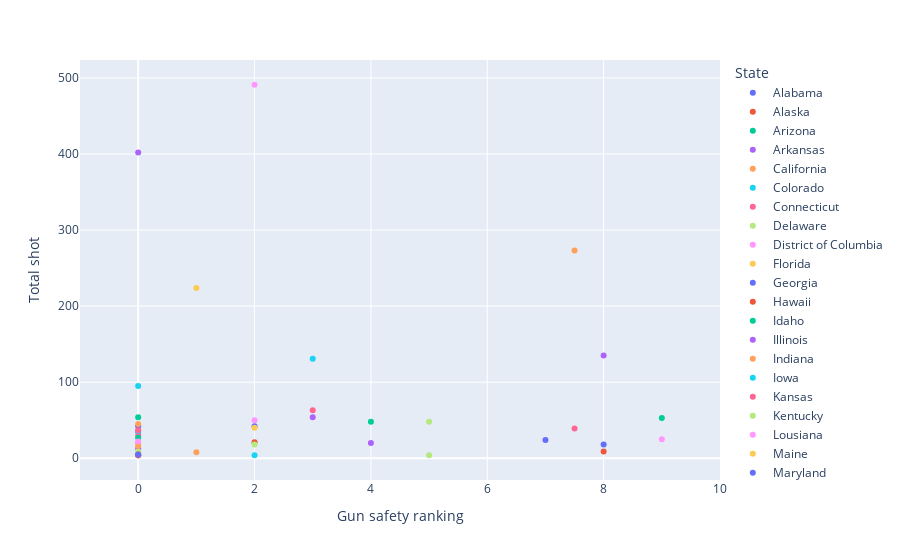

Notebook cell for this chart:
### Code cell
# Plot the scatterplot with plotly
fig = px.scatter(clean_df, x="Gun safety ranking", y="Total shot", color="State", trendline="ols")
fig.update_layout(xaxis_range=[-1,10])

# Show the plot
fig.show()

### Figure 1 — Plotly figure (JSON) as saved in the notebook; plotly's stock layout.template omitted (floating-point values rounded to 4 significant figures)
{"data": [{"hovertemplate": "State=Alabama<br>Gun safety ranking=%{x}<br>Total shot=%{y}<extra></extra>", "legendgroup": "Alabama", "marker": {"color": "#636efa", "symbol": "circle"}, "mode": "markers", "name": "Alabama", "orientation": "v", "showlegend": true, "type": "scatter", "x": [0], "xaxis": "x", "y": [35], "yaxis": "y"}, {"hovertemplate": "State=Alabama<extra></extra>", "legendgroup": "Alabama", "marker": {"color": "#636efa", "symbol": "circle"}, "mode": "lines", "name": "Alabama", "showlegend": false, "type": "scatter", "xaxis": "x", "yaxis": "y"}, {"hovertemplate": "State=Alaska<br>Gun safety ranking=%{x}<br>Total shot=%{y}<extra></extra>", "legendgroup": "Alaska", "marker": {"color": "#EF553B", "symbol": "circle"}, "mode": "markers", "name": "Alaska", "orientation": "v", "showlegend": true, "type": "scatter", "x": [0], "xaxis": "x", "y": [4], "yaxis": "y"}, {"hovertemplate": "State=Alaska<extra></extra>", "legendgroup": "Alaska", "marker": {"color": "#EF553B", "symbol": "circle"}, "mode": "lines", "name": "Alaska", "showlegend": false, "type": "scatter", "xaxis": "x", "yaxis": "y"}, {"hovertemplate": "State=Arizona<br>Gun safety ranking=%{x}<br>Total shot=%{y}<extra></extra>", "legendgroup": "Arizona", "marker": {"color": "#00cc96", "symbol": "circle"}, "mode": "markers", "name": "Arizona", "orientation": "v", "showlegend": true, "type": "scatter", "x": [0], "xaxis": "x", "y": [54], "yaxis": "y"}, {"hovertemplate": "State=Arizona<extra></extra>", "legendgroup": "Arizona", "marker": {"color": "#00cc96", "symbol": "circle"}, "mode": "lines", "name": "Arizona", "showlegend": false, "type": "scatter", "xaxis": "x", "yaxis": "y"}, {"hovertemplate": "State=Arkansas<br>Gun safety ranking=%{x}<br>Total shot=%{y}<extra></extra>", "legendgroup": "Arkansas", "marker": {"color": "#ab63fa", "symbol": "circle"}, "mode": "markers", "name": "Arkansas", "orientation": "v", "showlegend": true, "type": "scatter", "x": [0], "xaxis": "x", "y": [13], "yaxis": "y"}, {"hovertemplate": "State=Arkansas<extra></extra>", "legendgroup": "Arkansas", "marker": {"color": "#ab63fa", "symbol": "circle"}, "mode": "lines", "name": "Arkansas", "showlegend": false, "type": "scatter", "xaxis": "x", "yaxis": "y"}, {"hovertemplate": "State=California<br>Gun safety ranking=%{x}<br>Total shot=%{y}<extra></extra>", "legendgroup": "California", "marker": {"color": "#FFA15A", "symbol": "circle"}, "mode": "markers", "name": "California", "orientation": "v", "showlegend": true, "type": "scatter", "x": [7.5], "xaxis": "x", "y": [273], "yaxis": "y"}, {"hovertemplate": "State=California<extra></extra>", "legendgroup": "California", "marker": {"color": "#FFA15A", "symbol": "circle"}, "mode": "lines", "name": "California", "showlegend": false, "type": "scatter", "xaxis": "x", "yaxis": "y"}, {"hovertemplate": "State=Colorado<br>Gun safety ranking=%{x}<br>Total shot=%{y}<extra></extra>", "legendgroup": "Colorado", "marker": {"color": "#19d3f3", "symbol": "circle"}, "mode": "markers", "name": "Colorado", "orientation": "v", "showlegend": true, "type": "scatter", "x": [3], "xaxis": "x", "y": [131], "yaxis": "y"}, {"hovertemplate": "State=Colorado<extra></extra>", "legendgroup": "Colorado", "marker": {"color": "#19d3f3", "symbol": "circle"}, "mode": "lines", "name": "Colorado", "showlegend": false, "type": "scatter", "xaxis": "x", "yaxis": "y"}, {"hovertemplate": "State=Connecticut<br>Gun safety ranking=%{x}<br>Total shot=%{y}<extra></extra>", "legendgroup": "Connecticut", "marker": {"color": "#FF6692", "symbol": "circle"}, "mode": "markers", "name": "Connecticut", "orientation": "v", "showlegend": true, "type": "scatter", "x": [7.5], "xaxis": "x", "y": [39], "yaxis": "y"}, {"hovertemplate": "State=Connecticut<extra></extra>", "legendgroup": "Connecticut", "marker": {"color": "#FF6692", "symbol": "circle"}, "mode": "lines", "name": "Connecticut", "showlegend": false, "type": "scatter", "xaxis": "x", "yaxis": "y"}, {"hovertemplate": "State=Delaware<br>Gun safety ranking=%{x}<br>Total shot=%{y}<extra></extra>", "legendgroup": "Delaware", "marker": {"color": "#B6E880", "symbol": "circle"}, "mode": "markers", "name": "Delaware", "orientation": "v", "showlegend": true, "type": "scatter", "x": [5], "xaxis": "x", "y": [4], "yaxis": "y"}, {"hovertemplate": "State=Delaware<extra></extra>", "legendgroup": "Delaware", "marker": {"color": "#B6E880", "symbol": "circle"}, "mode": "lines", "name": "Delaware", "showlegend": false, "type": "scatter", "xaxis": "x", "yaxis": "y"}, {"hovertemplate": "State=District of Columbia<br>Gun safety ranking=%{x}<br>Total shot=%{y}<extra></extra>", "legendgroup": "District of Columbia", "marker": {"color": "#FF97FF", "symbol": "circle"}, "mode": "markers", "name": "District of Columbia", "orientation": "v", "showlegend": true, "type": "scatter", "x": [9], "xaxis": "x", "y": [25], "yaxis": "y"}, {"hovertemplate": "State=District of Columbia<extra></extra>", "legendgroup": "District of Columbia", "marker": {"color": "#FF97FF", "symbol": "circle"}, "mode": "lines", "name": "District of Columbia", "showlegend": false, "type": "scatter", "xaxis": "x", "yaxis": "y"}, {"hovertemplate": "State=Florida<br>Gun safety ranking=%{x}<br>Total shot=%{y}<extra></extra>", "legendgroup": "Florida", "marker": {"color": "#FECB52", "symbol": "circle"}, "mode": "markers", "name": "Florida", "orientation": "v", "showlegend": true, "type": "scatter", "x": [1], "xaxis": "x", "y": [224], "yaxis": "y"}, {"hovertemplate": "State=Florida<extra></extra>", "legendgroup": "Florida", "marker": {"color": "#FECB52", "symbol": "circle"}, "mode": "lines", "name": "Florida", "showlegend": false, "type": "scatter", "xaxis": "x", "yaxis": "y"}, {"hovertemplate": "State=Georgia<br>Gun safety ranking=%{x}<br>Total shot=%{y}<extra></extra>", "legendgroup": "Georgia", "marker": {"color": "#636efa", "symbol": "circle"}, "mode": "markers", "name": "Georgia", "orientation": "v", "showlegend": true, "type": "scatter", "x": [0], "xaxis": "x", "y": [42], "yaxis": "y"}, {"hovertemplate": "State=Georgia<extra></extra>", "legendgroup": "Georgia", "marker": {"color": "#636efa", "symbol": "circle"}, "mode": "lines", "name": "Georgia", "showlegend": false, "type": "scatter", "xaxis": "x", "yaxis": "y"}, {"hovertemplate": "State=Hawaii<br>Gun safety ranking=%{x}<br>Total shot=%{y}<extra></extra>", "legendgroup": "Hawaii", "marker": {"color": "#EF553B", "symbol": "circle"}, "mode": "markers", "name": "Hawaii", "orientation": "v", "showlegend": true, "type": "scatter", "x": [8], "xaxis": "x", "y": [null], "yaxis": "y"}, {"hovertemplate": "State=Hawaii<extra></extra>", "legendgroup": "Hawaii", "marker": {"color": "#EF553B", "symbol": "circle"}, "mode": "lines", "name": "Hawaii", "showlegend": false, "type": "scatter", "xaxis": "x", "yaxis": "y"}, {"hovertemplate": "State=Idaho<br>Gun safety ranking=%{x}<br>Total shot=%{y}<extra></extra>", "legendgroup": "Idaho", "marker": {"color": "#00cc96", "symbol": "circle"}, "mode": "markers", "name": "Idaho", "orientation": "v", "showlegend": true, "type": "scatter", "x": [0], "xaxis": "x", "y": [4], "yaxis": "y"}, {"hovertemplate": "State=Idaho<extra></extra>", "legendgroup": "Idaho", "marker": {"color": "#00cc96", "symbol": "circle"}, "mode": "lines", "name": "Idaho", "showlegend": false, "type": "scatter", "xaxis": "x", "yaxis": "y"}, {"hovertemplate": "State=Illinois<br>Gun safety ranking=%{x}<br>Total shot=%{y}<extra></extra>", "legendgroup": "Illinois", "marker": {"color": "#ab63fa", "symbol": "circle"}, "mode": "markers", "name": "Illinois", "orientation": "v", "showlegend": true, "type": "scatter", "x": [8], "xaxis": "x", "y": [135], "yaxis": "y"}, {"hovertemplate": "State=Illinois<extra></extra>", "legendgroup": "Illinois", "marker": {"color": "#ab63fa", "symbol": "circle"}, "mode": "lines", "name": "Illinois", "showlegend": false, "type": "scatter", "xaxis": "x", "yaxis": "y"}, {"hovertemplate": "State=Indiana<br>Gun safety ranking=%{x}<br>Total shot=%{y}<extra></extra>", "legendgroup": "Indiana", "marker": {"color": "#FFA15A", "symbol": "circle"}, "mode": "markers", "name": "Indiana", "orientation": "v", "showlegend": true, "type": "scatter", "x": [0], "xaxis": "x", "y": [45], "yaxis": "y"}, {"hovertemplate": "State=Indiana<extra></extra>", "legendgroup": "Indiana", "marker": {"color": "#FFA15A", "symbol": "circle"}, "mode": "lines", "name": "Indiana", "showlegend": false, "type": "scatter", "xaxis": "x", "yaxis": "y"}, {"hovertemplate": "State=Iowa<br>Gun safety ranking=%{x}<br>Total shot=%{y}<extra></extra>", "legendgroup": "Iowa", "marker": {"color": "#19d3f3", "symbol": "circle"}, "mode": "markers", "name": "Iowa", "orientation": "v", "showlegend": true, "type": "scatter", "x": [1], "xaxis": "x", "y": [null], "yaxis": "y"}, {"hovertemplate": "State=Iowa<extra></extra>", "legendgroup": "Iowa", "marker": {"color": "#19d3f3", "symbol": "circle"}, "mode": "lines", "name": "Iowa", "showlegend": false, "type": "scatter", "xaxis": "x", "yaxis": "y"}, {"hovertemplate": "State=Kansas<br>Gun safety ranking=%{x}<br>Total shot=%{y}<extra></extra>", "legendgroup": "Kansas", "marker": {"color": "#FF6692", "symbol": "circle"}, "mode": "markers", "name": "Kansas", "orientation": "v", "showlegend": true, "type": "scatter", "x": [0], "xaxis": "x", "y": [30], "yaxis": "y"}, {"hovertemplate": "State=Kansas<extra></extra>", "legendgroup": "Kansas", "marker": {"color": "#FF6692", "symbol": "circle"}, "mode": "lines", "name": "Kansas", "showlegend": false, "type": "scatter", "xaxis": "x", "yaxis": "y"}, {"hovertemplate": "State=Kentucky<br>Gun safety ranking=%{x}<br>Total shot=%{y}<extra></extra>", "legendgroup": "Kentucky", "marker": {"color": "#B6E880", "symbol": "circle"}, "mode": "markers", "name": "Kentucky", "orientation": "v", "showlegend": true, "type": "scatter", "x": [0], "xaxis": "x", "y": [9], "yaxis": "y"}, {"hovertemplate": "State=Kentucky<extra></extra>", "legendgroup": "Kentucky", "marker": {"color": "#B6E880", "symbol": "circle"}, "mode": "lines", "name": "Kentucky", "showlegend": false, "type": "scatter", "xaxis": "x", "yaxis": "y"}, {"hovertemplate": "State=Lousiana<br>Gun safety ranking=%{x}<br>Total shot=%{y}<extra></extra>", "legendgroup": "Lousiana", "marker": {"color": "#FF97FF", "symbol": "circle"}, "mode": "markers", "name": "Lousiana", "orientation": "v", "showlegend": true, "type": "scatter", "x": [1], "xaxis": "x", "y": [null], "yaxis": "y"}, {"hovertemplate": "State=Lousiana<extra></extra>", "legendgroup": "Lousiana", "marker": {"color": "#FF97FF", "symbol": "circle"}, "mode": "lines", "name": "Lousiana", "showlegend": false, "type": "scatter", "xaxis": "x", "yaxis": "y"}, {"hovertemplate": "State=Maine<br>Gun safety ranking=%{x}<br>Total shot=%{y}<extra></extra>", "legendgroup": "Maine", "marker": {"color": "#FECB52", "symbol": "circle"}, "mode": "markers", "name": "Maine", "orientation": "v", "showlegend": true, "type": "scatter", "x": [0], "xaxis": "x", "y": [4], "yaxis": "y"}, {"hovertemplate": "State=Maine<extra></extra>", "legendgroup": "Maine", "marker": {"color": "#FECB52", "symbol": "circle"}, "mode": "lines", "name": "Maine", "showlegend": false, "type": "scatter", "xaxis": "x", "yaxis": "y"}, {"hovertemplate": "State=Maryland<br>Gun safety ranking=%{x}<br>Total shot=%{y}<extra></extra>", "legendgroup": "Maryland", "marker": {"color": "#636efa", "symbol": "circle"}, "mode": "markers", "name": "Maryland", "orientation": "v", "showlegend": true, "type": "scatter", "x": [7], "xaxis": "x", "y": [24], "yaxis": "y"}, {"hovertemplate": "State=Maryland<extra></extra>", "legendgroup": "Maryland", "marker": {"color": "#636efa", "symbol": "circle"}, "mode": "lines", "name": "Maryland", "showlegend": false, "type": "scatter", "xaxis": "x", "yaxis": "y"}, {"hovertemplate": "State=Massachusetts<br>Gun safety ranking=%{x}<br>Total shot=%{y}<extra></extra>", "legendgroup": "Massachusetts", "marker": {"color": "#EF553B", "symbol": "circle"}, "mode": "markers", "name": "Massachusetts", "orientation": "v", "showlegend": true, "type": "scatter", "x": [8], "xaxis": "x", "y": [9], "yaxis": "y"}, {"hovertemplate": "State=Massachusetts<extra></extra>", "legendgroup": "Massachusetts", "marker": {"color": "#EF553B", "symbol": "circle"}, "mode": "lines", "name": "Massachusetts", "showlegend": false, "type": "scatter", "xaxis": "x", "yaxis": "y"}, {"hovertemplate": "State=Michigan<br>Gun safety ranking=%{x}<br>Total shot=%{y}<extra></extra>", "legendgroup": "Michigan", "marker": {"color": "#00cc96", "symbol": "circle"}, "mode": "markers", "name": "Michigan", "orientation": "v", "showlegend": true, "type": "scatter", "x": [4], "xaxis": "x", "y": [48], "yaxis": "y"}, {"hovertemplate": "State=Michigan<extra></extra>", "legendgroup": "Michigan", "marker": {"color": "#00cc96", "symbol": "circle"}, "mode": "lines", "name": "Michigan", "showlegend": false, "type": "scatter", "xaxis": "x", "yaxis": "y"}, {"hovertemplate": "State=Minnesota<br>Gun safety ranking=%{x}<br>Total shot=%{y}<extra></extra>", "legendgroup": "Minnesota", "marker": {"color": "#ab63fa", "symbol": "circle"}, "mode": "markers", "name": "Minnesota", "orientation": "v", "showlegend": true, "type": "scatter", "x": [4], "xaxis": "x", "y": [20], "yaxis": "y"}, {"hovertemplate": "State=Minnesota<extra></extra>", "legendgroup": "Minnesota", "marker": {"color": "#ab63fa", "symbol": "circle"}, "mode": "lines", "name": "Minnesota", "showlegend": false, "type": "scatter", "xaxis": "x", "yaxis": "y"}, {"hovertemplate": "State=Mississippi<br>Gun safety ranking=%{x}<br>Total shot=%{y}<extra></extra>", "legendgroup": "Mississippi", "marker": {"color": "#FFA15A", "symbol": "circle"}, "mode": "markers", "name": "Mississippi", "orientation": "v", "showlegend": true, "type": "scatter", "x": [0], "xaxis": "x", "y": [20], "yaxis": "y"}, {"hovertemplate": "State=Mississippi<extra></extra>", "legendgroup": "Mississippi", "marker": {"color": "#FFA15A", "symbol": "circle"}, "mode": "lines", "name": "Mississippi", "showlegend": false, "type": "scatter", "xaxis": "x", "yaxis": "y"}, {"hovertemplate": "State=Missouri<br>Gun safety ranking=%{x}<br>Total shot=%{y}<extra></extra>", "legendgroup": "Missouri", "marker": {"color": "#19d3f3", "symbol": "circle"}, "mode": "markers", "name": "Missouri", "orientation": "v", "showlegend": true, "type": "scatter", "x": [0], "xaxis": "x", "y": [36], "yaxis": "y"}, {"hovertemplate": "State=Missouri<extra></extra>", "legendgroup": "Missouri", "marker": {"color": "#19d3f3", "symbol": "circle"}, "mode": "lines", "name": "Missouri", "showlegend": false, "type": "scatter", "xaxis": "x", "yaxis": "y"}, {"hovertemplate": "State=Montana<br>Gun safety ranking=%{x}<br>Total shot=%{y}<extra></extra>", "legendgroup": "Montana", "marker": {"color": "#FF6692", "symbol": "circle"}, "mode": "markers", "name": "Montana", "orientation": "v", "showlegend": true, "type": "scatter", "x": [0], "xaxis": "x", "y": [4], "yaxis": "y"}, {"hovertemplate": "State=Montana<extra></extra>", "legendgroup": "Montana", "marker": {"color": "#FF6692", "symbol": "circle"}, "mode": "lines", "name": "Montana", "showlegend": false, "type": "scatter", "xaxis": "x", "yaxis": "y"}, {"hovertemplate": "State=Nebraska<br>Gun safety ranking=%{x}<br>Total shot=%{y}<extra></extra>", "legendgroup": "Nebraska", "marker": {"color": "#B6E880", "symbol": "circle"}, "mode": "markers", "name": "Nebraska", "orientation": "v", "showlegend": true, "type": "scatter", "x": [4], "xaxis": "x", "y": [null], "yaxis": "y"}, {"hovertemplate": "State=Nebraska<extra></extra>", "legendgroup": "Nebraska", "marker": {"color": "#B6E880", "symbol": "circle"}, "mode": "lines", "name": "Nebraska", "showlegend": false, "type": "scatter", "xaxis": "x", "yaxis": "y"}, {"hovertemplate": "State=Nevada<br>Gun safety ranking=%{x}<br>Total shot=%{y}<extra></extra>", "legendgroup": "Nevada", "marker": {"color": "#FF97FF", "symbol": "circle"}, "mode": "markers", "name": "Nevada", "orientation": "v", "showlegend": true, "type": "scatter", "x": [2], "xaxis": "x", "y": [491], "yaxis": "y"}, {"hovertemplate": "State=Nevada<extra></extra>", "legendgroup": "Nevada", "marker": {"color": "#FF97FF", "symbol": "circle"}, "mode": "lines", "name": "Nevada", "showlegend": false, "type": "scatter", "xaxis": "x", "yaxis": "y"}, {"hovertemplate": "State=New Hampshire<br>Gun safety ranking=%{x}<br>Total shot=%{y}<extra></extra>", "legendgroup": "New Hampshire", "marker": {"color": "#FECB52", "symbol": "circle"}, "mode": "markers", "name": "New Hampshire", "orientation": "v", "showlegend": true, "type": "scatter", "x": [0], "xaxis": "x", "y": [null], "yaxis": "y"}, {"hovertemplate": "State=New Hampshire<extra></extra>", "legendgroup": "New Hampshire", "marker": {"color": "#FECB52", "symbol": "circle"}, "mode": "lines", "name": "New Hampshire", "showlegend": false, "type": "scatter", "xaxis": "x", "yaxis": "y"}, {"hovertemplate": "State=New Jersey<br>Gun safety ranking=%{x}<br>Total shot=%{y}<extra></extra>", "legendgroup": "New Jersey", "marker": {"color": "#636efa", "symbol": "circle"}, "mode": "markers", "name": "New Jersey", "orientation": "v", "showlegend": true, "type": "scatter", "x": [8], "xaxis": "x", "y": [18], "yaxis": "y"}, {"hovertemplate": "State=New Jersey<extra></extra>", "legendgroup": "New Jersey", "marker": {"color": "#636efa", "symbol": "circle"}, "mode": "lines", "name": "New Jersey", "showlegend": false, "type": "scatter", "xaxis": "x", "yaxis": "y"}, {"hovertemplate": "State=New Mexico<br>Gun safety ranking=%{x}<br>Total shot=%{y}<extra></extra>", "legendgroup": "New Mexico", "marker": {"color": "#EF553B", "symbol": "circle"}, "mode": "markers", "name": "New Mexico", "orientation": "v", "showlegend": true, "type": "scatter", "x": [2], "xaxis": "x", "y": [21], "yaxis": "y"}, {"hovertemplate": "State=New Mexico<extra></extra>", "legendgroup": "New Mexico", "marker": {"color": "#EF553B", "symbol": "circle"}, "mode": "lines", "name": "New Mexico", "showlegend": false, "type": "scatter", "xaxis": "x", "yaxis": "y"}, {"hovertemplate": "State=New York<br>Gun safety ranking=%{x}<br>Total shot=%{y}<extra></extra>", "legendgroup": "New York", "marker": {"color": "#00cc96", "symbol": "circle"}, "mode": "markers", "name": "New York", "orientation": "v", "showlegend": true, "type": "scatter", "x": [9], "xaxis": "x", "y": [53], "yaxis": "y"}, {"hovertemplate": "State=New York<extra></extra>", "legendgroup": "New York", "marker": {"color": "#00cc96", "symbol": "circle"}, "mode": "lines", "name": "New York", "showlegend": false, "type": "scatter", "xaxis": "x", "yaxis": "y"}, {"hovertemplate": "State=North Carolina<br>Gun safety ranking=%{x}<br>Total shot=%{y}<extra></extra>", "legendgroup": "North Carolina", "marker": {"color": "#ab63fa", "symbol": "circle"}, "mode": "markers", "name": "North Carolina", "orientation": "v", "showlegend": true, "type": "scatter", "x": [3], "xaxis": "x", "y": [54], "yaxis": "y"}, {"hovertemplate": "State=North Carolina<extra></extra>", "legendgroup": "North Carolina", "marker": {"color": "#ab63fa", "symbol": "circle"}, "mode": "lines", "name": "North Carolina", "showlegend": false, "type": "scatter", "xaxis": "x", "yaxis": "y"}, {"hovertemplate": "State=North Dakota<br>Gun safety ranking=%{x}<br>Total shot=%{y}<extra></extra>", "legendgroup": "North Dakota", "marker": {"color": "#FFA15A", "symbol": "circle"}, "mode": "markers", "name": "North Dakota", "orientation": "v", "showlegend": true, "type": "scatter", "x": [1], "xaxis": "x", "y": [8], "yaxis": "y"}, {"hovertemplate": "State=North Dakota<extra></extra>", "legendgroup": "North Dakota", "marker": {"color": "#FFA15A", "symbol": "circle"}, "mode": "lines", "name": "North Dakota", "showlegend": false, "type": "scatter", "xaxis": "x", "yaxis": "y"}, {"hovertemplate": "State=Ohio<br>Gun safety ranking=%{x}<br>Total shot=%{y}<extra></extra>", "legendgroup": "Ohio", "marker": {"color": "#19d3f3", "symbol": "circle"}, "mode": "markers", "name": "Ohio", "orientation": "v", "showlegend": true, "type": "scatter", "x": [0], "xaxis": "x", "y": [95], "yaxis": "y"}, {"hovertemplate": "State=Ohio<extra></extra>", "legendgroup": "Ohio", "marker": {"color": "#19d3f3", "symbol": "circle"}, "mode": "lines", "name": "Ohio", "showlegend": false, "type": "scatter", "xaxis": "x", "yaxis": "y"}, {"hovertemplate": "State=Oklahoma<br>Gun safety ranking=%{x}<br>Total shot=%{y}<extra></extra>", "legendgroup": "Oklahoma", "marker": {"color": "#FF6692", "symbol": "circle"}, "mode": "markers", "name": "Oklahoma", "orientation": "v", "showlegend": true, "type": "scatter", "x": [0], "xaxis": "x", "y": [37], "yaxis": "y"}, {"hovertemplate": "State=Oklahoma<extra></extra>", "legendgroup": "Oklahoma", "marker": {"color": "#FF6692", "symbol": "circle"}, "mode": "lines", "name": "Oklahoma", "showlegend": false, "type": "scatter", "xaxis": "x", "yaxis": "y"}, {"hovertemplate": "State=Oregon<br>Gun safety ranking=%{x}<br>Total shot=%{y}<extra></extra>", "legendgroup": "Oregon", "marker": {"color": "#B6E880", "symbol": "circle"}, "mode": "markers", "name": "Oregon", "orientation": "v", "showlegend": true, "type": "scatter", "x": [2], "xaxis": "x", "y": [18], "yaxis": "y"}, {"hovertemplate": "State=Oregon<extra></extra>", "legendgroup": "Oregon", "marker": {"color": "#B6E880", "symbol": "circle"}, "mode": "lines", "name": "Oregon", "showlegend": false, "type": "scatter", "xaxis": "x", "yaxis": "y"}, {"hovertemplate": "State=Pennsylvania<br>Gun safety ranking=%{x}<br>Total shot=%{y}<extra></extra>", "legendgroup": "Pennsylvania", "marker": {"color": "#FF97FF", "symbol": "circle"}, "mode": "markers", "name": "Pennsylvania", "orientation": "v", "showlegend": true, "type": "scatter", "x": [2], "xaxis": "x", "y": [50], "yaxis": "y"}, {"hovertemplate": "State=Pennsylvania<extra></extra>", "legendgroup": "Pennsylvania", "marker": {"color": "#FF97FF", "symbol": "circle"}, "mode": "lines", "name": "Pennsylvania", "showlegend": false, "type": "scatter", "xaxis": "x", "yaxis": "y"}, {"hovertemplate": "State=Rhode Island<br>Gun safety ranking=%{x}<br>Total shot=%{y}<extra></extra>", "legendgroup": "Rhode Island", "marker": {"color": "#FECB52", "symbol": "circle"}, "mode": "markers", "name": "Rhode Island", "orientation": "v", "showlegend": true, "type": "scatter", "x": [5], "xaxis": "x", "y": [null], "yaxis": "y"}, {"hovertemplate": "State=Rhode Island<extra></extra>", "legendgroup": "Rhode Island", "marker": {"color": "#FECB52", "symbol": "circle"}, "mode": "lines", "name": "Rhode Island", "showlegend": false, "type": "scatter", "xaxis": "x", "yaxis": "y"}, {"hovertemplate": "State=South Carolina<br>Gun safety ranking=%{x}<br>Total shot=%{y}<extra></extra>", "legendgroup": "South Carolina", "marker": {"color": "#636efa", "symbol": "circle"}, "mode": "markers", "name": "South Carolina", "orientation": "v", "showlegend": true, "type": "scatter", "x": [2], "xaxis": "x", "y": [42], "yaxis": "y"}, {"hovertemplate": "State=South Carolina<extra></extra>", "legendgroup": "South Carolina", "marker": {"color": "#636efa", "symbol": "circle"}, "mode": "lines", "name": "South Carolina", "showlegend": false, "type": "scatter", "xaxis": "x", "yaxis": "y"}, {"hovertemplate": "State=South Dakota<br>Gun safety ranking=%{x}<br>Total shot=%{y}<extra></extra>", "legendgroup": "South Dakota", "marker": {"color": "#EF553B", "symbol": "circle"}, "mode": "markers", "name": "South Dakota", "orientation": "v", "showlegend": true, "type": "scatter", "x": [0], "xaxis": "x", "y": [5], "yaxis": "y"}, {"hovertemplate": "State=South Dakota<extra></extra>", "legendgroup": "South Dakota", "marker": {"color": "#EF553B", "symbol": "circle"}, "mode": "lines", "name": "South Dakota", "showlegend": false, "type": "scatter", "xaxis": "x", "yaxis": "y"}, {"hovertemplate": "State=Tennessee<br>Gun safety ranking=%{x}<br>Total shot=%{y}<extra></extra>", "legendgroup": "Tennessee", "marker": {"color": "#00cc96", "symbol": "circle"}, "mode": "markers", "name": "Tennessee", "orientation": "v", "showlegend": true, "type": "scatter", "x": [0], "xaxis": "x", "y": [27], "yaxis": "y"}, {"hovertemplate": "State=Tennessee<extra></extra>", "legendgroup": "Tennessee", "marker": {"color": "#00cc96", "symbol": "circle"}, "mode": "lines", "name": "Tennessee", "showlegend": false, "type": "scatter", "xaxis": "x", "yaxis": "y"}, {"hovertemplate": "State=Texas<br>Gun safety ranking=%{x}<br>Total shot=%{y}<extra></extra>", "legendgroup": "Texas", "marker": {"color": "#ab63fa", "symbol": "circle"}, "mode": "markers", "name": "Texas", "orientation": "v", "showlegend": true, "type": "scatter", "x": [0], "xaxis": "x", "y": [402], "yaxis": "y"}, {"hovertemplate": "State=Texas<extra></extra>", "legendgroup": "Texas", "marker": {"color": "#ab63fa", "symbol": "circle"}, "mode": "lines", "name": "Texas", "showlegend": false, "type": "scatter", "xaxis": "x", "yaxis": "y"}, {"hovertemplate": "State=Utah<br>Gun safety ranking=%{x}<br>Total shot=%{y}<extra></extra>", "legendgroup": "Utah", "marker": {"color": "#FFA15A", "symbol": "circle"}, "mode": "markers", "name": "Utah", "orientation": "v", "showlegend": true, "type": "scatter", "x": [0], "xaxis": "x", "y": [16], "yaxis": "y"}, {"hovertemplate": "State=Utah<extra></extra>", "legendgroup": "Utah", "marker": {"color": "#FFA15A", "symbol": "circle"}, "mode": "lines", "name": "Utah", "showlegend": false, "type": "scatter", "xaxis": "x", "yaxis": "y"}, {"hovertemplate": "State=Vermont<br>Gun safety ranking=%{x}<br>Total shot=%{y}<extra></extra>", "legendgroup": "Vermont", "marker": {"color": "#19d3f3", "symbol": "circle"}, "mode": "markers", "name": "Vermont", "orientation": "v", "showlegend": true, "type": "scatter", "x": [2], "xaxis": "x", "y": [4], "yaxis": "y"}, {"hovertemplate": "State=Vermont<extra></extra>", "legendgroup": "Vermont", "marker": {"color": "#19d3f3", "symbol": "circle"}, "mode": "lines", "name": "Vermont", "showlegend": false, "type": "scatter", "xaxis": "x", "yaxis": "y"}, {"hovertemplate": "State=Virginia<br>Gun safety ranking=%{x}<br>Total shot=%{y}<extra></extra>", "legendgroup": "Virginia", "marker": {"color": "#FF6692", "symbol": "circle"}, "mode": "markers", "name": "Virginia", "orientation": "v", "showlegend": true, "type": "scatter", "x": [3], "xaxis": "x", "y": [63], "yaxis": "y"}, {"hovertemplate": "State=Virginia<extra></extra>", "legendgroup": "Virginia", "marker": {"color": "#FF6692", "symbol": "circle"}, "mode": "lines", "name": "Virginia", "showlegend": false, "type": "scatter", "xaxis": "x", "yaxis": "y"}, {"hovertemplate": "State=Washington<br>Gun safety ranking=%{x}<br>Total shot=%{y}<extra></extra>", "legendgroup": "Washington", "marker": {"color": "#B6E880", "symbol": "circle"}, "mode": "markers", "name": "Washington", "orientation": "v", "showlegend": true, "type": "scatter", "x": [5], "xaxis": "x", "y": [48], "yaxis": "y"}, {"hovertemplate": "State=Washington<extra></extra>", "legendgroup": "Washington", "marker": {"color": "#B6E880", "symbol": "circle"}, "mode": "lines", "name": "Washington", "showlegend": false, "type": "scatter", "xaxis": "x", "yaxis": "y"}, {"hovertemplate": "State=West Virginia<br>Gun safety ranking=%{x}<br>Total shot=%{y}<extra></extra>", "legendgroup": "West Virginia", "marker": {"color": "#FF97FF", "symbol": "circle"}, "mode": "markers", "name": "West Virginia", "orientation": "v", "showlegend": true, "type": "scatter", "x": [0], "xaxis": "x", "y": [22], "yaxis": "y"}, {"hovertemplate": "State=West Virginia<extra></extra>", "legendgroup": "West Virginia", "marker": {"color": "#FF97FF", "symbol": "circle"}, "mode": "lines", "name": "West Virginia", "showlegend": false, "type": "scatter", "xaxis": "x", "yaxis": "y"}, {"hovertemplate": "State=Wisconsin<br>Gun safety ranking=%{x}<br>Total shot=%{y}<extra></extra>", "legendgroup": "Wisconsin", "marker": {"color": "#FECB52", "symbol": "circle"}, "mode": "markers", "name": "Wisconsin", "orientation": "v", "showlegend": true, "type": "scatter", "x": [2], "xaxis": "x", "y": [40], "yaxis": "y"}, {"hovertemplate": "State=Wisconsin<extra></extra>", "legendgroup": "Wisconsin", "marker": {"color": "#FECB52", "symbol": "circle"}, "mode": "lines", "name": "Wisconsin", "showlegend": false, "type": "scatter", "xaxis": "x", "yaxis": "y"}, {"hovertemplate": "State=Wyoming<br>Gun safety ranking=%{x}<br>Total shot=%{y}<extra></extra>", "legendgroup": "Wyoming", "marker": {"color": "#636efa", "symbol": "circle"}, "mode": "markers", "name": "Wyoming", "orientation": "v", "showlegend": true, "type": "scatter", "x": [0], "xaxis": "x", "y": [5], "yaxis": "y"}, {"hovertemplate": "State=Wyoming<extra></extra>", "legendgroup": "Wyoming", "marker": {"color": "#636efa", "symbol": "circle"}, "mode": "lines", "name": "Wyoming", "showlegend": false, "type": "scatter", "xaxis": "x", "yaxis": "y"}, {"hovertemplate": "State=Gun safety ranking<br>Gun safety ranking=%{x}<br>Total shot=%{y}<extra></extra>", "legendgroup": "Gun safety ranking", "marker": {"color": "#EF553B", "symbol": "circle"}, "mode": "markers", "name": "Gun safety ranking", "orientation": "v", "showlegend": true, "type": "scatter", "x": [126], "xaxis": "x", "y": [null], "yaxis": "y"}, {"hovertemplate": "State=Gun safety ranking<extra></extra>", "legendgroup": "Gun safety ranking", "marker": {"color": "#EF553B", "symbol": "circle"}, "mode": "lines", "name": "Gun safety ranking", "showlegend": false, "type": "scatter", "xaxis": "x", "yaxis": "y"}], "layout": {"legend": {"title": {"text": "State"}, "tracegroupgap": 0}, "margin": {"t": 60}, "xaxis": {"anchor": "y", "domain": [0, 1], "range": [-1, 10], "title": {"text": "Gun safety ranking"}}, "yaxis": {"anchor": "x", "domain": [0, 1], "title": {"text": "Total shot"}}}}
